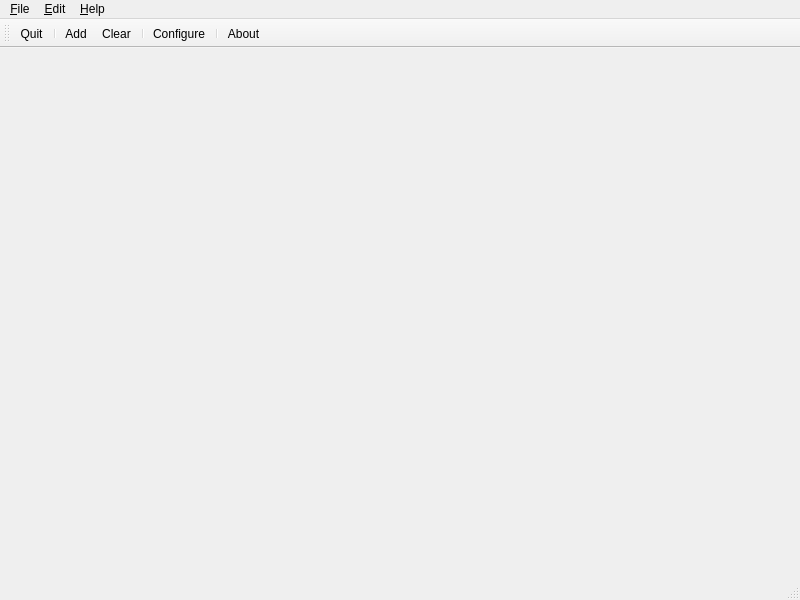
<?xml version="1.0" encoding="UTF-8"?>
<ui version="4.0">
 <class>MainWindow</class>
 <widget class="QMainWindow" name="MainWindow">
  <property name="geometry">
   <rect>
    <x>0</x>
    <y>0</y>
    <width>800</width>
    <height>600</height>
   </rect>
  </property>
  <property name="windowTitle">
   <string>midisnoop</string>
  </property>
  <widget class="QTableView" name="centralWidget">
   <property name="horizontalScrollBarPolicy">
    <enum>Qt::ScrollBarAsNeeded</enum>
   </property>
   <property name="editTriggers">
    <set>QAbstractItemView::CurrentChanged|QAbstractItemView::SelectedClicked</set>
   </property>
   <property name="alternatingRowColors">
    <bool>false</bool>
   </property>
   <property name="selectionMode">
    <enum>QAbstractItemView::SingleSelection</enum>
   </property>
   <property name="verticalScrollMode">
    <enum>QAbstractItemView::ScrollPerPixel</enum>
   </property>
   <property name="horizontalScrollMode">
    <enum>QAbstractItemView::ScrollPerPixel</enum>
   </property>
   <attribute name="horizontalHeaderDefaultSectionSize">
    <number>150</number>
   </attribute>
   <attribute name="horizontalHeaderStretchLastSection">
    <bool>true</bool>
   </attribute>
   <attribute name="verticalHeaderVisible">
    <bool>true</bool>
   </attribute>
  </widget>
  <widget class="QMenuBar" name="menubar">
   <property name="geometry">
    <rect>
     <x>0</x>
     <y>0</y>
     <width>800</width>
     <height>23</height>
    </rect>
   </property>
   <widget class="QMenu" name="menuFile">
    <property name="title">
     <string>&amp;File</string>
    </property>
    <addaction name="quitAction"/>
   </widget>
   <widget class="QMenu" name="menuEdit">
    <property name="title">
     <string>&amp;Edit</string>
    </property>
    <addaction name="addAction"/>
    <addaction name="clearAction"/>
    <addaction name="separator"/>
    <addaction name="configureAction"/>
   </widget>
   <widget class="QMenu" name="menuHelp">
    <property name="title">
     <string>&amp;Help</string>
    </property>
    <addaction name="aboutAction"/>
   </widget>
   <addaction name="menuFile"/>
   <addaction name="menuEdit"/>
   <addaction name="menuHelp"/>
  </widget>
  <widget class="QStatusBar" name="statusbar"/>
  <widget class="QToolBar" name="toolBar">
   <property name="windowTitle">
    <string>toolBar</string>
   </property>
   <property name="iconSize">
    <size>
     <width>16</width>
     <height>16</height>
    </size>
   </property>
   <property name="toolButtonStyle">
    <enum>Qt::ToolButtonTextUnderIcon</enum>
   </property>
   <attribute name="toolBarArea">
    <enum>TopToolBarArea</enum>
   </attribute>
   <attribute name="toolBarBreak">
    <bool>false</bool>
   </attribute>
   <addaction name="quitAction"/>
   <addaction name="separator"/>
   <addaction name="addAction"/>
   <addaction name="clearAction"/>
   <addaction name="separator"/>
   <addaction name="configureAction"/>
   <addaction name="separator"/>
   <addaction name="aboutAction"/>
  </widget>
  <action name="addAction">
   <property name="icon">
    <iconset resource="resources.qrc">
     <normaloff>:/midisnoop/images/16x16/add.png</normaloff>:/midisnoop/images/16x16/add.png</iconset>
   </property>
   <property name="text">
    <string>Add</string>
   </property>
   <property name="toolTip">
    <string>Add a MIDI message to send.</string>
   </property>
   <property name="shortcut">
    <string>Ctrl+D</string>
   </property>
  </action>
  <action name="clearAction">
   <property name="icon">
    <iconset resource="resources.qrc">
     <normaloff>:/midisnoop/images/16x16/clear.png</normaloff>:/midisnoop/images/16x16/clear.png</iconset>
   </property>
   <property name="text">
    <string>Clear</string>
   </property>
   <property name="toolTip">
    <string>Clear MIDI messages.</string>
   </property>
   <property name="shortcut">
    <string>Ctrl+L</string>
   </property>
  </action>
  <action name="quitAction">
   <property name="icon">
    <iconset resource="resources.qrc">
     <normaloff>:/midisnoop/images/16x16/quit.png</normaloff>:/midisnoop/images/16x16/quit.png</iconset>
   </property>
   <property name="text">
    <string>Quit</string>
   </property>
   <property name="toolTip">
    <string>Quit this application.</string>
   </property>
   <property name="shortcut">
    <string>Ctrl+Q</string>
   </property>
  </action>
  <action name="configureAction">
   <property name="icon">
    <iconset resource="resources.qrc">
     <normaloff>:/midisnoop/images/16x16/configure.png</normaloff>:/midisnoop/images/16x16/configure.png</iconset>
   </property>
   <property name="text">
    <string>Configure</string>
   </property>
   <property name="toolTip">
    <string>Configure midisnoop.</string>
   </property>
   <property name="shortcut">
    <string>Ctrl+O</string>
   </property>
  </action>
  <action name="aboutAction">
   <property name="icon">
    <iconset resource="resources.qrc">
     <normaloff>:/midisnoop/images/16x16/information.png</normaloff>:/midisnoop/images/16x16/information.png</iconset>
   </property>
   <property name="text">
    <string>About</string>
   </property>
   <property name="toolTip">
    <string>About midisnoop.</string>
   </property>
   <property name="shortcut">
    <string>Ctrl+A</string>
   </property>
  </action>
 </widget>
 <resources>
  <include location="resources.qrc"/>
 </resources>
 <connections/>
</ui>
